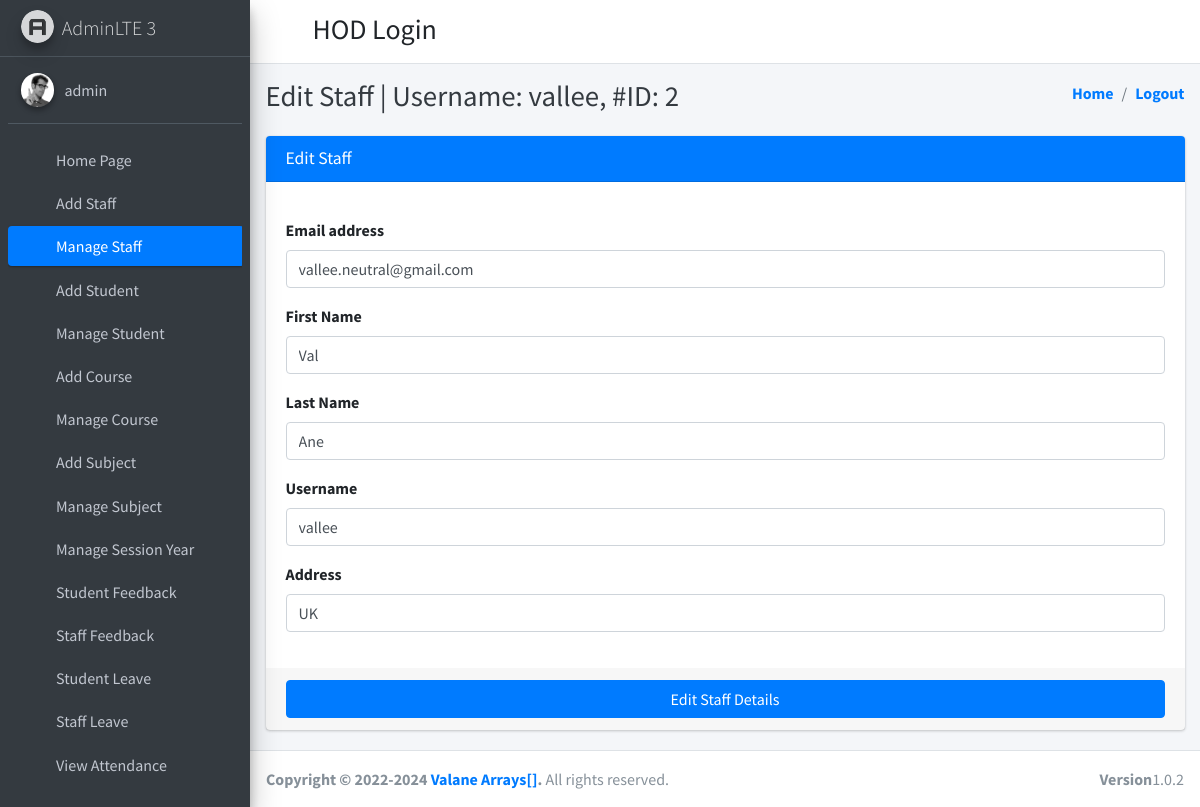
/edit_staff/2 (signed in), run on the app's committed database.
### student_management_app/models.py (models this page shows)
class CustomUser(AbstractUser):
    user_type_data = ((1,"HOD"), (2,"Staff"), (3,"Student"))
    user_type = models.CharField(default=1, choices=user_type_data, max_length=10)

class Staffs(models.Model):
    id = models.AutoField(primary_key=True)
    admin = models.OneToOneField(CustomUser, on_delete=models.CASCADE)
    address = models.TextField(max_length=255)
    created_at = models.DateTimeField(auto_now_add=True)
    updated_at = models.DateTimeField(auto_now_add=True)
    fcm_token = models.TextField(default="")
    objects = models.Manager()

### student_management_app/HodViews.py (the view)
# urls.py: path('edit_staff/<str:staff_id>', HodViews.edit_staff, name="edit_staff"),
def edit_staff(request, staff_id):
    staff = Staffs.objects.get(admin=staff_id)
    return render(request, "hod_template/edit_staff_template.html", {"staff":staff, "id":staff_id})

### student_management_app/templates/hod_template/edit_staff_template.html (shortened to what this page needs)
{% extends 'hod_template/base_template.html' %}
{% block page_title %}
Edit Staff | Username: {{staff.admin.username}}, #ID: {{staff.admin.id}}
{% endblock page_title %}
{% block main_content %}
    <section class="content">
        <div class="container-fluid">
            <div class="row">
                <div class="col-md-12">
                    <div class="card card-primary">
                    <div class="card-header">
                        <h3 class="card-title">Edit Staff</h3>
                    </div>
                    <form role="form" action="/edit_staff_save" method="post">
                        <div class="card-body">
                            <div class="form-group">
                                <label>Email address</label>
                                <input type="email" class="form-control" name="email"
                                 placeholder="Enter Email" value="{{staff.admin.email}}">
                            </div>
                            <div class="form-group">
                                <label>First Name</label>
                                <input type="text" class="form-control" name="first_name"
                                    placeholder="First Name" value="{{staff.admin.first_name}}">
                            </div>
                            <div class="form-group">
                                <label>Last Name</label>
                                <input type="text" class="form-control" name="last_name"
                                    placeholder="Last Name" value="{{staff.admin.last_name}}">
                            </div>
                            <div class="form-group">
                                <label>Username</label>
                                <input type="text" class="form-control" name="username"
                                    placeholder="Username" value="{{staff.admin.username}}">
                            </div>
                            <div class="form-group">
                                <label>Address</label>
                                <input type="text" class="form-control" name="address"
                                    placeholder="Address" value="{{staff.address}}">
                            </div>
                        </div>
                        <div class="card-footer">
                            <button type="submit" class="btn btn-primary btn-block">Edit Staff Details</button>
                        </div>
                    </form>
                    </div>
                </div>
            </div>
        </div>
    </section>
{% endblock main_content %}

### student_management_app/templates/hod_template/sidebar_template.html (shortened to what this page needs)
{% load static %}
<aside class="main-sidebar sidebar-dark-primary elevation-4">
  <a href="index3.html" class="brand-link">
    <img src="{% static 'dist/img/AdminLTELogo.png' %}" alt="AdminLTE Logo" class="brand-image img-circle elevation-3"
         style="opacity: .8">
    <span class="brand-text font-weight-light">AdminLTE 3</span>
  </a>
  <div class="sidebar">
    <div class="user-panel mt-3 pb-3 mb-3 d-flex">
      <div class="image">
        <img src="{% static 'dist/img/user2-160x160.jpg' %}" class="img-circle elevation-2" alt="User Image">
      </div>
      <div class="info">
        <a href="{% url 'admin_profile' %}" class="d-block">{{user.username}}</a>
      </div>
    </div>
    <nav class="mt-2">
      <ul class="nav nav-pills nav-sidebar flex-column" data-widget="treeview" role="menu" data-accordion="false">
        <li class="nav-item">
          {% url 'admin_home' as admin_home %}
            <a href="{{admin_home}}" class="nav-link
              {% if request.path == admin_home %} active {% endif %}">
            <i class="nav-icon fas fa-th"></i>
            <p>
              Home Page
            </p>
          </a>
        </li>
        <li class="nav-item">
          {% url 'add_staff' as add_staff %}
            <a href="{{add_staff}}" class="nav-link
              {% if request.path == add_staff %} active {% endif %}">
            <i class="nav-icon fas fa-th"></i>
            <p>
              Add Staff
            </p>
          </a>
        </li>
        <li class="nav-item">
          {% url 'manage_staff' as manage_staff %}
          {% url 'edit_staff' staff_id=id as edit_staff %}
          <a href="{{manage_staff}}" class="nav-link
              {% if request.path == edit_staff %} active {% endif %}">
            <i class="nav-icon fas fa-th"></i>
            <p>
              Manage Staff
            </p>
          </a>
        </li>
        <li class="nav-item">
          {% url 'add_student' as add_student %}
          <a href="{{add_student}}" class="nav-link
            {% if request.path == add_student %} active {% endif %}">
            <i class="nav-icon fas fa-th"></i>
            <p>
              Add Student
            </p>
          </a>
        </li>
        <li class="nav-item">
          {% url 'manage_student' as manage_student %}
          {% url 'edit_student' student_id=id as edit_student %}
          <a href="{{manage_student}}" class="nav-link
            {% if request.path == edit_student %} active {% endif %}">
            <i class="nav-icon fas fa-th"></i>
            <p>
              Manage Student
            </p>
          </a>
        </li>
        <li class="nav-item">
          {% url 'add_course' as add_course %}
          <a href="{{add_course}}" class="nav-link
           {% if request.path == add_course %} active {% endif %}">
            <i class="nav-icon fas fa-th"></i>
            <p>
              Add Course
            </p>
          </a>
        </li>
        <li class="nav-item">
          {% url 'manage_course' as manage_course %}
          {% url 'edit_course' course_id=id as edit_course %}
          <a href="{{manage_course}}" class="nav-link
            {% if request.path == edit_course %} active {% endif %}">
            <i class="nav-icon fas fa-th"></i>
            <p>
              Manage Course
            </p>
          </a>
        </li>
        <li class="nav-item">
          {% url 'add_subject' as add_subject %}
          <a href="{{add_subject}}" class="nav-link
            {% if request.path == add_subject %} active {% endif %}">
            <i class="nav-icon fas fa-th"></i>
            <p>
              Add Subject
            </p>
          </a>
        </li>
        <li class="nav-item">
          {% url 'manage_subject' as manage_subject %}
          {% url 'edit_subject' subject_id=id as edit_subject %}
          <a href="{{manage_subject}}" class="nav-link
            {% if request.path == edit_subject %} active {% endif %}">
            <i class="nav-icon fas fa-th"></i>
            <p>
              Manage Subject
            </p>
          </a>
        </li>
        <li class="nav-item">
          {% url 'manage_session' as manage_session %}
          <a href="{{manage_session}}" class="nav-link
            {% if request.path == manage_session %} active {% endif %}">
            <i class="nav-icon fas fa-th"></i>
            <p>
              Manage Session Year
            </p>
          </a>
        </li>
        <li class="nav-item">
          {% url 'student_feedback_message' as student_feedback_message %}
          <a href="{{student_feedback_message}}" class="nav-link
            {% if request.path == student_feedback_message %} active {% endif %}">
            <i class="nav-icon fas fa-th"></i>
            <p>
              Student Feedback
            </p>
          </a>
        </li>
        <li class="nav-item">
          {% url 'staff_feedback_message' as staff_feedback_message %}
          <a href="{{staff_feedback_message}}" class="nav-link
            {% if request.path == staff_feedback_message %} active {% endif %}">
            <i class="nav-icon fas fa-th"></i>
            <p>
              Staff Feedback
            </p>
          </a>
        </li>
        <li class="nav-item">
          {% url 'student_leave_view' as student_leave_view %}
          <a href="{{student_leave_view}}" class="nav-link
            {% if request.path == student_leave_view %} active {% endif %}">
            <i class="nav-icon fas fa-th"></i>
            <p>
              Student Leave
            </p>
          </a>
        </li>
        <li class="nav-item">
          {% url 'staff_leave_view' as staff_leave_view %}
          <a href="{{staff_leave_view}}" class="nav-link
            {% if request.path == staff_leave_view %} active {% endif %}">
            <i class="nav-icon fas fa-th"></i>
            <p>
              Staff Leave
            </p>
          </a>
        </li>
        <li class="nav-item">
          {% url 'admin_view_attendance' as admin_view_attendance %}
          <a href="{{admin_view_attendance}}" class="nav-link
            {% if request.path == admin_view_attendance %} active {% endif %}">
            <i class="nav-icon fas fa-th"></i>
            <p>
              View Attendance
            </p>
          </a>
        </li>
        <li class="nav-item">
          {% url 'admin_send_notification_staff' as admin_send_notification_staff %}
          <a href="{{admin_send_notification_staff}}" class="nav-link
            {% if request.path == admin_send_notification_staff %} active {% endif %}">
            <p>
            </p>
          </a>
        </li>
      </ul>
    </nav>
  </div>
</aside>

### data on the page
CustomUser: username "admin"
Staffs: admin.username "vallee", admin.id "2", email "vallee.neutral@gmail.com", first_name "Val", last_name "Ane", username "vallee", address "UK"
